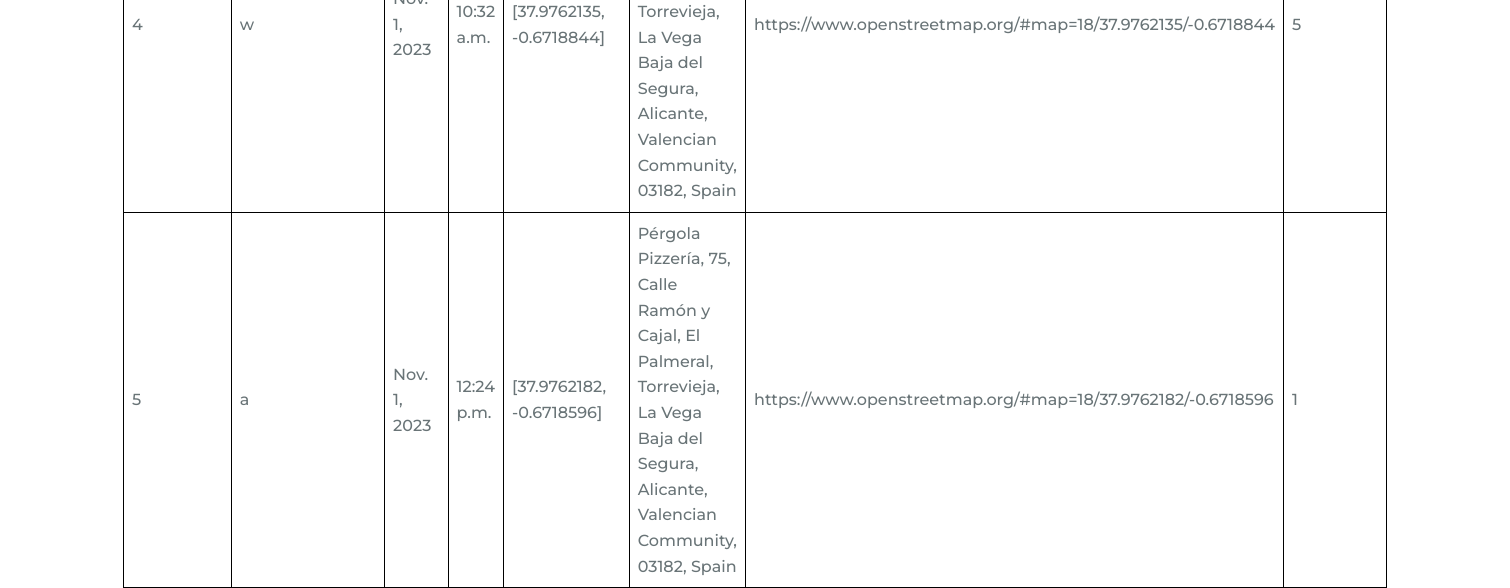
The page /vista_salida/ (lower part) on the database as committed earlier.
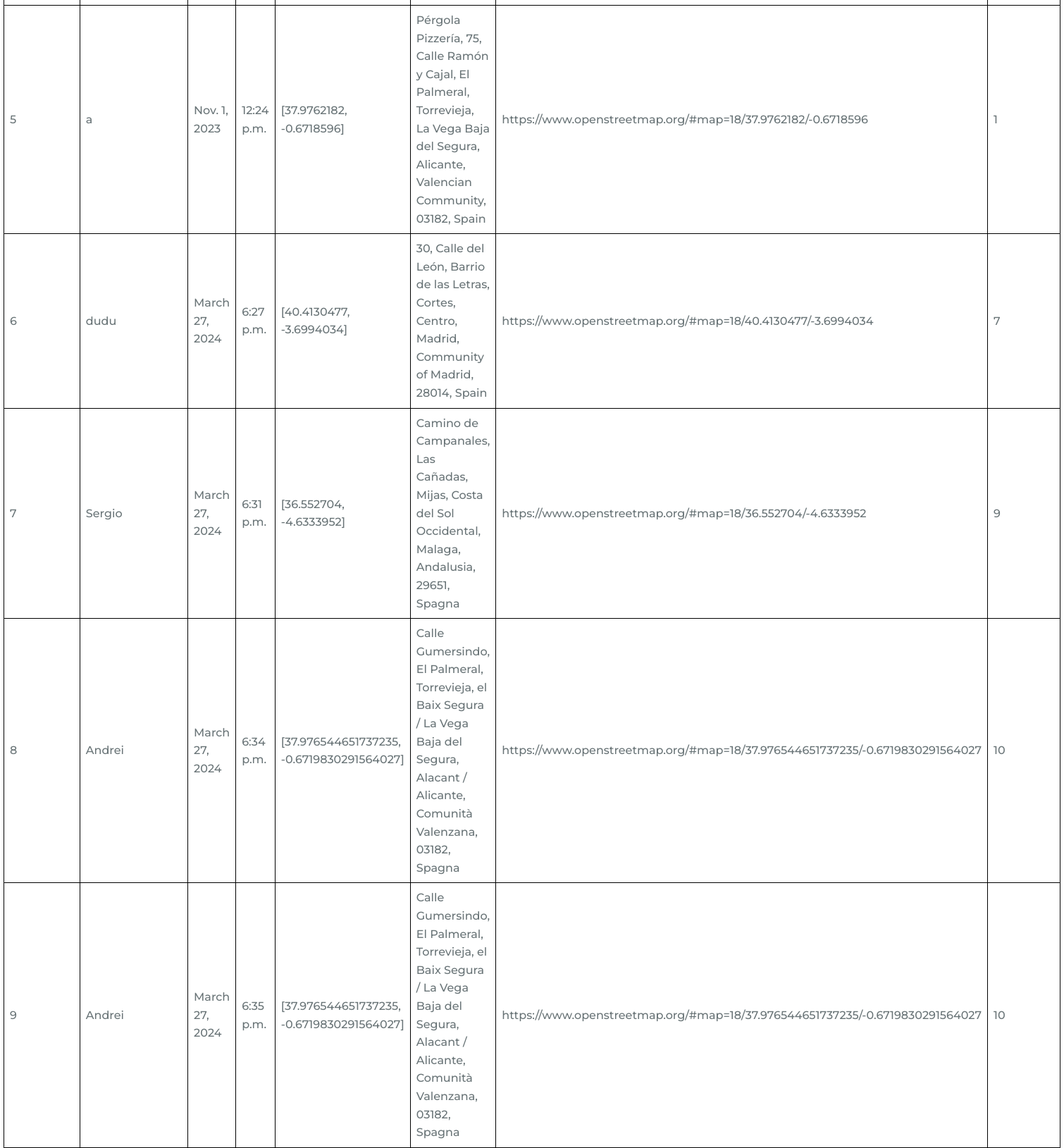
The same page on the database as committed later.
### gestionEmpleados/models.py (models this page shows, shortened)
class Salida(models.Model):
    id_salida=models.AutoField(primary_key=True)
    usuario=models.ForeignKey(Usuario,on_delete=models.CASCADE,related_name='salidas')
    nombre_usuario=models.CharField(max_length=200)
    fecha=models.DateField()
    hora=models.TimeField(auto_now_add=True)
    coordenadas=models.CharField(max_length=500)
    direccion=models.CharField(max_length=1000)
    link_mapa=models.CharField(max_length=1000)

### gestionEmpleados/views.py (the view)
# urls.py: path('vista_salida/',views.vista_salida,name='vista_salida'),
def vista_salida(request):
    salidas=Salida.objects.all()
    return render(request,'salidas.html',{'salidas': salidas})

### gestionEmpleados/templates/salidas.html (shortened to what this page needs)
{% load static %}
<!DOCTYPE html>
<html>
    <head>
        <link rel="stylesheet" href="{% static 'assets/css/styles.css' %}">
    </head>
    <body>
        <table>
            <tbody>
              {% for salida in salidas %}
              <tr data-username="{{salida.nombre_usuario}}" data-tipo="salida">
                  <td>{{ salida.id_salida }}</td>
                  <td>{{ salida.nombre_usuario }}</td>
                  <td>{{ salida.fecha }}</td>
                  <td>{{ salida.hora }}</td>
                  <td>{{salida.coordenadas}}</td>
                  <td>{{salida.direccion}}</td>
                  <td>{{salida.link_mapa}}</td>
                  <td>{{salida.usuario_id}}</td>
                </tr>
              {% endfor %}
            </tbody>
          </table>
    </body>
</html>

Rows that differ between the two databases and show on the page:
no longer on this page (row unchanged): Salida: id_salida "4", nombre_usuario "w", hora "10:32 a.m.", coordenadas "[37.9762135, -0.6718844]", link_mapa "https://www.openstreetmap.org/#map=18/37.9762135/-0.6718844", usuario_id "5"
added Salida: id_salida "6", nombre_usuario "dudu", fecha "March 27, 2024", hora "6:27 p.m.", coordenadas "[40.4130477, -3.6994034]", direccion "30, Calle del León, Barrio de las Letras, Cortes, Centro, Madrid, Community of Madrid, 28014, Spain", link_mapa "https://www.openstreetmap.org/#map=18/40.4130477/-3.6994034", usuario_id "7"
added Salida: id_salida "7", nombre_usuario "Sergio", fecha "March 27, 2024", hora "6:31 p.m.", coordenadas "[36.552704, -4.6333952]", direccion "Camino de Campanales, Las Cañadas, Mijas, Costa del Sol Occidental, Malaga, Andalusia, 29651, Spagna", link_mapa "https://www.openstreetmap.org/#map=18/36.552704/-4.6333952", usuario_id "9"
added Salida: id_salida "8", nombre_usuario "Andrei", fecha "March 27, 2024", hora "6:34 p.m.", coordenadas "[37.976544651737235, -0.6719830291564027]", direccion "Calle Gumersindo, El Palmeral, Torrevieja, el Baix Segura / La Vega Baja del Segura, Alacant / Alicante, Comunità Valenzana, 03182, Spagna", link_mapa "https://www.openstreetmap.org/#map=18/37.976544651737235/-0.6719830291564027", usuario_id "10"
added Salida: id_salida "9", nombre_usuario "Andrei", fecha "March 27, 2024", hora "6:35 p.m.", coordenadas "[37.976544651737235, -0.6719830291564027]", direccion "Calle Gumersindo, El Palmeral, Torrevieja, el Baix Segura / La Vega Baja del Segura, Alacant / Alicante, Comunità Valenzana, 03182, Spagna", link_mapa "https://www.openstreetmap.org/#map=18/37.976544651737235/-0.6719830291564027", usuario_id "10"
